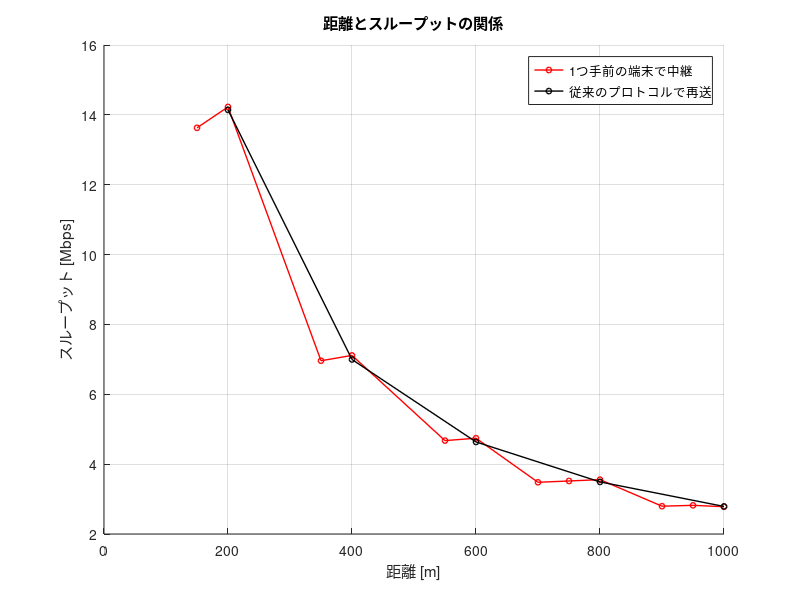

Write the MATLAB code that produced this figure.
%従来のプロトコル(18Mbps→12Mbps)で再送したときと中継し伝送したときのスループットの比較
clear;
Rmin = [-82, -81, -79, -77, -74, -70, -66, -65]; % 最小受信感度 [dBm]
TR = [6, 9, 12, 18, 24, 36, 48, 54]; % 伝送レート [Mbps]
databit = [24, 36, 48, 72, 96, 144, 192, 216]; % OFDMシンボルごとのデータビット[bit]

Tp = 10; % 送信電力 [dBm]
f = 2.4 * 10^9; % 周波数 [Hz]
c = 3 * 10^8; % 光速 [m/s]

PLCP_pre = 16; % PLCPプリアンブル[μs]
PLCPhead_sig = 1; % PLCPヘッダ（シグナル）[μs]
PLCPhead_ser = 16; % PLCPヘッダ（サービス）[μs]
ACK = 80; % 802.11ACKフレーム[bit]
MAC = 192; % 802.11MACヘッダ[bit]
LLC = 64; % LLCヘッダ[bit]
packet = 12000; % IPパケット長[bit]
FCS = 32; % FCS[bit]
tail = 6; % テイルビット[bit]
SIFS = 10; % [μs]
DIFS = 34; % [μs]
backoff = 101.5; % 平均バックオフ制御時間 [μs]
slottime = 9; % ショートスロットタイム[μs]
max_distance = 1000; % 最大距離 [m]
N_max = 20; % 最大端末数
error_rate=0.03;%通信が失敗する確率
num_trials = 100;%試行回数

p= zeros(size(num_trials));%乱数
ACK_t=zeros(size(Rmin));%ACKフレーム[μs]
data_t=zeros(size(Rmin));%データフレーム[μs]
d_max=zeros(size(Rmin));%各伝送レートでの最大送信距離(50mごと)[m]
N_through=zeros(size(Rmin));%各伝送レートでのスルー出来る最大の端末数


for i = 1:length(Rmin)
    Rmin_current = Rmin(i);
    TR_current = TR(i);
    databit_current = databit(i);
    
    % 最大伝送距離の計算
    Lfs = Tp - Rmin_current; % 距離減衰 [dB]
    d_max(i) = floor(((10^(Lfs / 20)) * c) / (4 * pi * f) / 50) * 50; % 最大伝送距離 [m]
    N_through(i) = d_max(i) / 50;
    % フレームの計算
    ACK_t(i) = PLCP_pre + (PLCPhead_sig + ceil((PLCPhead_ser + ACK + FCS + tail) / databit_current)) * 4;
    data_t (i)= PLCP_pre + (PLCPhead_sig + ceil((PLCPhead_ser + MAC + LLC + packet + FCS + tail) / databit_current)) * 4;
end


throughput_1 = zeros(num_trials, N_max);  % 試行回数と距離数に対応するスループット配列を事前確保
throughput_2 = zeros(1, N_max);           % 平均スループット格納用
N_succsess = zeros(1, N_max);             % 距離配列の事前確保



% パラメータ設定
N = 0;                                    % 現在の端末数
                   

for i = 1:num_trials  % 試行回数分ループ
    N = 0;                               % 各試行の開始時にNをリセット
    total_tt = 0;                        % 総伝送時間もリセット
    
    while N < N_max
        p = rand;  % 確率を生成
        
        % 端末数をカウント
        N = N + N_through(4);  
        total_tt = total_tt + (ACK_t(4) + data_t(4) + SIFS + backoff); % 総伝送時間の計算

        if p < error_rate  % パケットが失敗した場合
            N = max(0, N - 1);  % 1つ手前に戻る
            total_tt = total_tt + slottime + ACK_t(4); % 追加時間を加算
        end
        
        % スループット記録および距離の記録
        if N >= N_max
            throughput_1(i, N_max) = packet / total_tt; % 最大距離におけるスループット
            N_succsess(N_max) = N_max * 50;  % 最大距離を格納
            break;
        else
            throughput_1(i, N) = packet / total_tt; % 現在のNにおけるスループット記録
            N_succsess(N) = N * 50;  % 距離の記録
        end
    end
end
disp(throughput_1);
disp(size(throughput_1));

% 各距離での平均スループット計算
for j = 1:N_max
    % 0以外の要素のみを選んで平均を取る
    non_zero_values = throughput_1(throughput_1(:, j) > 0, j); % 0以外の要素を抽出
    if ~isempty(non_zero_values)  % 抽出後にデータが存在する場合のみ平均計算
        throughput_2(j) = mean(non_zero_values);
    else
        throughput_2(j) = 0;  % 0以外の要素がない場合は0
    end
end

% スループットが0のデータポイントを除外
valid_indices = throughput_2 > 0;  % 0より大きいスループットのみを抽出





      total_tt = 0;
    % 条件2: スループット計算 (固定距離リスト)
    if mod(max_distance, d_max(4)) == 0
        distances = d_max(4):d_max(4):max_distance; 
    else
        distances = [d_max(4):d_max(4):max_distance max_distance];
    end
  
    
    throughput_3= zeros(num_trials, length(distances)); % スループット_2 の事前割り当て
    throughput_4= zeros(1, length(distances)); % スループット_3 の事前割り当て
    
    for i = 1:num_trials
        
        for j = 1:length(distances)
            p = rand; % ランダムな確率を生成
            D = distances(j);
            if p < error_rate
                % 再送が発生する場合 (最初は18 Mbps、再送は12 Mbps)
                total_tt =total_tt+ (ACK_t(4) + data_t(4) + SIFS + backoff)+(ACK_t(3) + data_t(3) + SIFS + backoff) ;
            else
                 % 再送が発生しない場合 (18 Mbps)
                 total_tt =total_tt+ (ACK_t(4) + data_t(4) + SIFS + backoff) ;
               
            end
            throughput_3(i, j) = packet / total_tt; % スループットを計算 [Mbps]
        end
        total_tt = 0;
    end
    
    disp(throughput_3);
    disp(size(throughput_3));
    
    % 各距離に対する平均スループットを計算
    for j = 1:length(distances)
        throughput_4(j) = mean(throughput_3(:, j));
    end
    
  % 結果をプロット
figure;
hold on;

% グラフ1: 初めのスループットデータ
plot(N_succsess(valid_indices), throughput_2(valid_indices), '-o', ...
    'Color', 'r', 'LineWidth', 1, 'MarkerSize', 4, ...
    'DisplayName', sprintf('%dつ手前の端末で中継', 1));

% グラフ2: 距離ごとのスループットデータ
plot(distances, throughput_4, '-o', ...
    'Color', 'k', 'LineWidth', 1, 'MarkerSize', 4, ...
    'DisplayName', '従来のプロトコルで再送');

% ラベルとタイトル設定
xlabel('距離 [m]');
ylabel('スループット [Mbps]');
title('距離とスループットの関係');
grid on;
legend show;
hold off;
